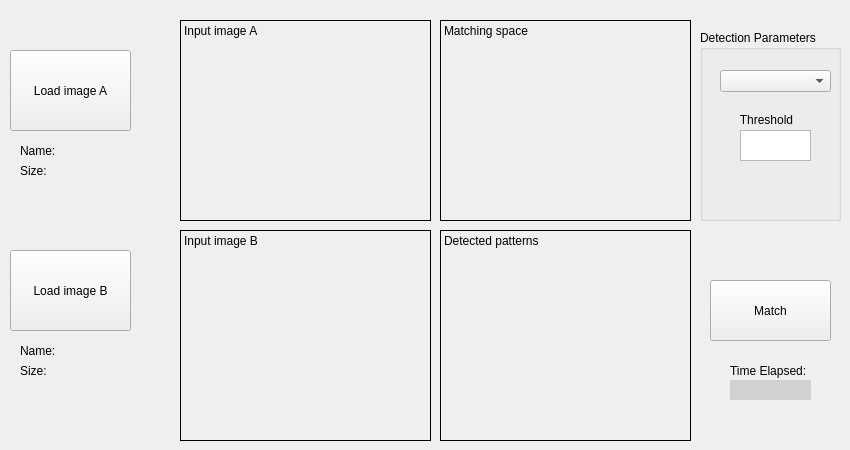
    <widget class="QWidget" name="tab_TM">
     <attribute name="title">
      <string>Template Matching</string>
     </attribute>
     <widget class="QLabel" name="label_16">
      <property name="geometry">
       <rect>
        <x>20</x>
        <y>140</y>
        <width>141</width>
        <height>21</height>
       </rect>
      </property>
      <property name="text">
       <string>Name:</string>
      </property>
     </widget>
     <widget class="QPushButton" name="pushButton_TM_load_B">
      <property name="geometry">
       <rect>
        <x>10</x>
        <y>250</y>
        <width>121</width>
        <height>81</height>
       </rect>
      </property>
      <property name="text">
       <string>Load image B</string>
      </property>
     </widget>
     <widget class="QLabel" name="label_17">
      <property name="geometry">
       <rect>
        <x>20</x>
        <y>340</y>
        <width>141</width>
        <height>21</height>
       </rect>
      </property>
      <property name="text">
       <string>Name:</string>
      </property>
     </widget>
     <widget class="QLabel" name="label_18">
      <property name="geometry">
       <rect>
        <x>20</x>
        <y>360</y>
        <width>141</width>
        <height>21</height>
       </rect>
      </property>
      <property name="text">
       <string>Size:</string>
      </property>
     </widget>
     <widget class="QLabel" name="label_histograms_hinput_3">
      <property name="geometry">
       <rect>
        <x>180</x>
        <y>230</y>
        <width>251</width>
        <height>211</height>
       </rect>
      </property>
      <property name="frameShape">
       <enum>QFrame::Box</enum>
      </property>
      <property name="text">
       <string>Input image B</string>
      </property>
      <property name="textFormat">
       <enum>Qt::PlainText</enum>
      </property>
      <property name="alignment">
       <set>Qt::AlignLeading|Qt::AlignLeft|Qt::AlignTop</set>
      </property>
     </widget>
     <widget class="QLabel" name="label_histograms_input_3">
      <property name="geometry">
       <rect>
        <x>180</x>
        <y>20</y>
        <width>251</width>
        <height>201</height>
       </rect>
      </property>
      <property name="frameShape">
       <enum>QFrame::Box</enum>
      </property>
      <property name="text">
       <string>Input image A</string>
      </property>
      <property name="alignment">
       <set>Qt::AlignLeading|Qt::AlignLeft|Qt::AlignTop</set>
      </property>
     </widget>
     <widget class="QPushButton" name="pushButton_TM_load_A">
      <property name="geometry">
       <rect>
        <x>10</x>
        <y>50</y>
        <width>121</width>
        <height>81</height>
       </rect>
      </property>
      <property name="text">
       <string>Load image A</string>
      </property>
     </widget>
     <widget class="QLabel" name="label_19">
      <property name="geometry">
       <rect>
        <x>20</x>
        <y>160</y>
        <width>141</width>
        <height>21</height>
       </rect>
      </property>
      <property name="text">
       <string>Size:</string>
      </property>
     </widget>
     <widget class="QLabel" name="label_histograms_hinput_4">
      <property name="geometry">
       <rect>
        <x>440</x>
        <y>230</y>
        <width>251</width>
        <height>211</height>
       </rect>
      </property>
      <property name="frameShape">
       <enum>QFrame::Box</enum>
      </property>
      <property name="text">
       <string>Detected patterns</string>
      </property>
      <property name="textFormat">
       <enum>Qt::PlainText</enum>
      </property>
      <property name="alignment">
       <set>Qt::AlignLeading|Qt::AlignLeft|Qt::AlignTop</set>
      </property>
     </widget>
     <widget class="QLabel" name="label_histograms_input_4">
      <property name="geometry">
       <rect>
        <x>440</x>
        <y>20</y>
        <width>251</width>
        <height>201</height>
       </rect>
      </property>
      <property name="frameShape">
       <enum>QFrame::Box</enum>
      </property>
      <property name="text">
       <string>Matching space</string>
      </property>
      <property name="alignment">
       <set>Qt::AlignLeading|Qt::AlignLeft|Qt::AlignTop</set>
      </property>
     </widget>
     <widget class="QPushButton" name="pushButton_TM_match">
      <property name="geometry">
       <rect>
        <x>710</x>
        <y>280</y>
        <width>121</width>
        <height>61</height>
       </rect>
      </property>
      <property name="text">
       <string>Match</string>
      </property>
     </widget>
     <widget class="QLabel" name="label_20">
      <property name="geometry">
       <rect>
        <x>730</x>
        <y>360</y>
        <width>91</width>
        <height>21</height>
       </rect>
      </property>
      <property name="text">
       <string>Time Elapsed:</string>
      </property>
     </widget>
     <widget class="QLabel" name="TM_TimeElapsed">
      <property name="geometry">
       <rect>
        <x>730</x>
        <y>380</y>
        <width>81</width>
        <height>20</height>
       </rect>
      </property>
      <property name="styleSheet">
       <string notr="true">background-color: rgb(209, 209, 209);</string>
      </property>
      <property name="text">
       <string/>
      </property>
     </widget>
     <widget class="QGroupBox" name="groupBox_15">
      <property name="geometry">
       <rect>
        <x>700</x>
        <y>30</y>
        <width>141</width>
        <height>191</height>
       </rect>
      </property>
      <property name="title">
       <string>Detection Parameters</string>
      </property>
      <widget class="QComboBox" name="comboBox_7">
       <property name="geometry">
        <rect>
         <x>20</x>
         <y>40</y>
         <width>111</width>
         <height>22</height>
        </rect>
       </property>
       <item>
        <property name="text">
         <string/>
        </property>
       </item>
       <item>
        <property name="text">
         <string>Correlation</string>
        </property>
       </item>
       <item>
        <property name="text">
         <string>Zero-mean Correlation</string>
        </property>
       </item>
       <item>
        <property name="text">
         <string>Sum of Squared Differences (SSD)</string>
        </property>
       </item>
       <item>
        <property name="text">
         <string>Normalized Cross Correlation</string>
        </property>
       </item>
      </widget>
      <widget class="QTextEdit" name="textEdit_8">
       <property name="geometry">
        <rect>
         <x>40</x>
         <y>100</y>
         <width>71</width>
         <height>31</height>
        </rect>
       </property>
      </widget>
      <widget class="QLabel" name="label_7">
       <property name="geometry">
        <rect>
         <x>30</x>
         <y>80</y>
         <width>81</width>
         <height>20</height>
        </rect>
       </property>
       <property name="text">
        <string>   Threshold</string>
       </property>
      </widget>
     </widget>
    </widget>
